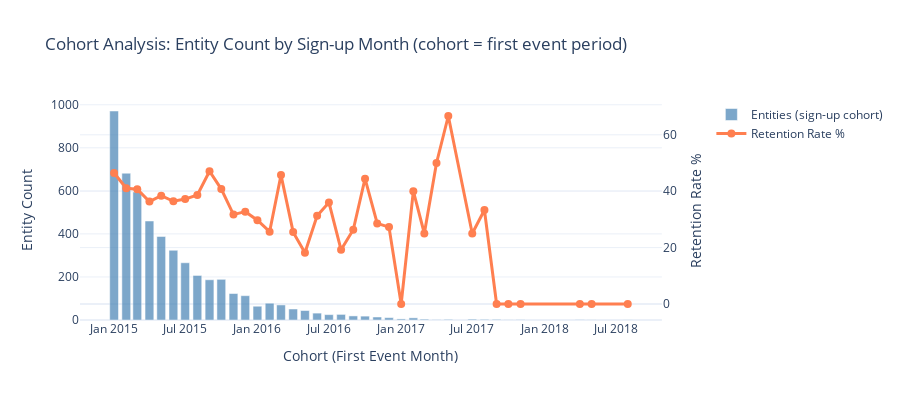

Notebook code for this chart:
### Markdown cell above
## 1c.7 Cohort Analysis

**📖 Understanding Cohorts:**
- Group entities by when they first appeared (signup cohort)
- Compare behavior across cohorts
- Identify if acquisition quality changed over time

**Cohorts vs Segments:** Cohorts are time-bound groups (when entities joined), while segments are attribute-based groups (what entities are). Cohorts are fixed at signup; segments can change over time.

**Other time-based cohort ideas:**
- First purchase date (not just signup)
- First feature usage (e.g., "first mobile app use")
- Campaign/promotion exposure date
- Onboarding completion date
- Product version or pricing plan at signup time

These can be derived as custom features if your data contains the relevant timestamps.

### Code cell
# Cohort Analysis - computation and visualization
from customer_retention.stages.profiling import analyze_cohort_distribution, generate_cohort_recommendations

COHORT_RECOMMENDATIONS = []
cohort_dist = None

if ENTITY_COLUMN:
    first_events = df.groupby(ENTITY_COLUMN)[TIME_COLUMN].min().reset_index()
    first_events.columns = [ENTITY_COLUMN, "first_event"]
    cohort_dist = analyze_cohort_distribution(first_events, "first_event")
    
    cohort_result = analyzer.analyze_cohorts(
        df, entity_column=ENTITY_COLUMN, cohort_column=TIME_COLUMN,
        target_column=TARGET_COLUMN, period="M"
    )
    
    print("👥 COHORT ANALYSIS")
    print("="*50)
    print(f"\nEntity Onboarding: {cohort_dist.dominant_pct:.0f}% in {cohort_dist.dominant_year}, {cohort_dist.num_years} years total")
    
    if len(cohort_result) > 0:
        cohort_sorted = cohort_result.sort_values("cohort")
        has_retention = "retention_rate" in cohort_sorted.columns
        
        fig = make_subplots(specs=[[{"secondary_y": True}]]) if has_retention else go.Figure()
        
        fig.add_trace(go.Bar(
            x=cohort_sorted["cohort"].astype(str), y=cohort_sorted["entity_count"],
            name="Entities (sign-up cohort)", marker_color="steelblue", opacity=0.7
        ), secondary_y=False) if has_retention else fig.add_trace(go.Bar(
            x=cohort_sorted["cohort"].astype(str), y=cohort_sorted["entity_count"],
            name="Entities (sign-up cohort)", marker_color="steelblue", opacity=0.7
        ))
        
        if has_retention:
            fig.add_trace(go.Scatter(
                x=cohort_sorted["cohort"].astype(str), y=cohort_sorted["retention_rate"] * 100,
                mode="lines+markers", name="Retention Rate %",
                line=dict(color="coral", width=3), marker=dict(size=8)
            ), secondary_y=True)
            fig.update_yaxes(title_text="Retention Rate %", secondary_y=True)
        
        fig.update_layout(
            title="Cohort Analysis: Entity Count by Sign-up Month (cohort = first event period)",
            xaxis_title="Cohort (First Event Month)", template="plotly_white", height=400
        )
        fig.update_yaxes(title_text="Entity Count", secondary_y=False) if has_retention else fig.update_yaxes(title_text="Entity Count")
        display_figure(fig)

### Figure 1 — Plotly figure (JSON) as saved in the notebook; plotly's stock layout.template omitted (floating-point values rounded to 4 significant figures)
{"data": [{"marker": {"color": "steelblue"}, "name": "Entities (sign-up cohort)", "opacity": 0.7, "type": "bar", "x": ["2015-01", "2015-02", "2015-03", "2015-04", "2015-05", "2015-06", "2015-07", "2015-08", "2015-09", "2015-10", "2015-11", "2015-12", "2016-01", "2016-02", "2016-03", "2016-04", "2016-05", "2016-06", "2016-07", "2016-08", "2016-09", "2016-10", "2016-11", "2016-12", "2017-01", "2017-02", "2017-03", "2017-04", "2017-05", "2017-07", "2017-08", "2017-09", "2017-10", "2017-11", "2018-04", "2018-05", "2018-08"], "xaxis": "x", "y": [971, 682, 595, 460, 388, 324, 266, 207, 187, 189, 123, 113, 64, 78, 70, 51, 44, 32, 25, 26, 19, 18, 14, 11, 5, 10, 4, 2, 3, 4, 3, 3, 1, 2, 2, 1, 1], "yaxis": "y"}, {"line": {"color": "coral", "width": 3}, "marker": {"size": 8}, "mode": "lines+markers", "name": "Retention Rate %", "type": "scatter", "x": ["2015-01", "2015-02", "2015-03", "2015-04", "2015-05", "2015-06", "2015-07", "2015-08", "2015-09", "2015-10", "2015-11", "2015-12", "2016-01", "2016-02", "2016-03", "2016-04", "2016-05", "2016-06", "2016-07", "2016-08", "2016-09", "2016-10", "2016-11", "2016-12", "2017-01", "2017-02", "2017-03", "2017-04", "2017-05", "2017-07", "2017-08", "2017-09", "2017-10", "2017-11", "2018-04", "2018-05", "2018-08"], "xaxis": "x", "y": [46.45, 41.06, 40.67, 36.3, 38.4, 36.42, 37.22, 38.65, 47.06, 40.74, 31.71, 32.74, 29.69, 25.64, 45.71, 25.49, 18.18, 31.25, 36.0, 19.23, 26.32, 44.44, 28.57, 27.27, 0.0, 40.0, 25.0, 50.0, 66.67, 25.0, 33.33, 0.0, 0.0, 0.0, 0.0, 0.0, 0.0], "yaxis": "y2"}], "layout": {"height": 400, "title": {"text": "Cohort Analysis: Entity Count by Sign-up Month (cohort = first event period)"}, "xaxis": {"anchor": "y", "domain": [0.0, 0.94], "title": {"text": "Cohort (First Event Month)"}}, "yaxis": {"anchor": "x", "domain": [0.0, 1.0], "title": {"text": "Entity Count"}}, "yaxis2": {"anchor": "x", "overlaying": "y", "side": "right", "title": {"text": "Retention Rate %"}}}}
